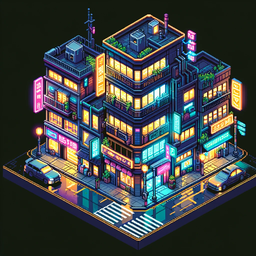
#> input picture Art/Building/DALL·E 2023-12-15 21.44.22 - Create an isometric pixel art image of an urban block with detailed small houses, enhanced by neon lighting to give a cyberpunk vibe. The scene should.png, 256 x 256 px, shrunk from 1024 x 1024 before the run, found by its file name; its folder holds 4 pictures in this run
$ python Process_Image.py
#> lines starting #> are read from the running program, lines starting #| are printed output that depends on the picture
from PIL import Image
import os

# Define a function to calculate the difference between two colors
def color_difference(color1, color2):
    """Calculate the difference between two RGB or RGBA colors."""
    # Calculate the absolute difference for each channel
    return sum(abs(component1-component2) for component1, component2 in zip(color1, color2))

threshold = 20

# 设定原始和目标文件夹路径
source_folder = './Art/Building/'
target_folder = './Art/Building_withoutBG/'

# 获取文件夹中所有文件的名字
file_names = [f for f in os.listdir(source_folder) if os.path.isfile(os.path.join(source_folder, f))]

for file_name in file_names:
    # Load the image
    image_path = os.path.join(source_folder, file_name)
    image = Image.open(image_path)
#> image is the input picture: PIL image 256x256 RGBA; mean R, G, B, A 62, 67.8, 68, 255

    # Convert image to RGBA (if not already in this mode)
    image = image.convert("RGBA")

    # Generate a new image with transparent background
    transparent_background = Image.new("RGBA", image.size, (0, 0, 0, 0))
#> transparent_background: PIL image 256x256 RGBA; every value is 0
    width, height = image.size
#> width = 256; height = 256

    # Copy pixels from the original image to the new image if they are not the background color
    # Assuming the background is a solid color, we take the color of the top-left pixel as the bg color
    background_color = image.getpixel((0, 0))
#> background_color = (16, 25, 15, 255)

    # Iterate through each pixel
    for y in range(height):
        for x in range(width):
            current_color = image.getpixel((x, y))
            # If the current pixel is NOT the background color, copy it to the new image
            if color_difference(current_color, background_color) > threshold:
                transparent_background.putpixel((x, y), current_color)
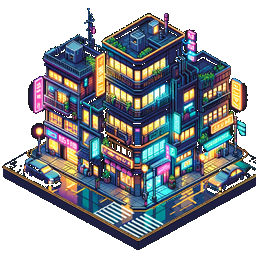
#> transparent_background: PIL image 256x256 RGBA; mean R, G, B, A 54, 57.3, 61.9, 150.4; transparent parts drawn white
#> pass 3 of the loop `for file_name in file_names:`:
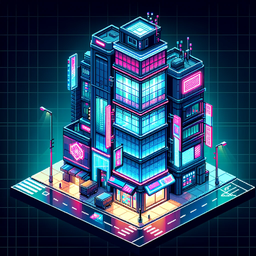
#> input picture Art/Building/DALL·E 2023-12-15 21.50.07 - Create an isometric pixel art image of a single urban building, illuminated by neon lighting to convey a cyberpunk ambiance. The building should be de.png, 256 x 256 px, shrunk from 1024 x 1024 before the run, found by its file name
#> image is the input picture: PIL image 256x256 RGBA; mean R, G, B, A 37.8, 66.4, 95.9, 255
#> background_color = (3, 2, 19, 255)
#> after the loop `for y in range(height):`:
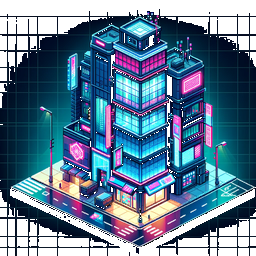
#> transparent_background: PIL image 256x256 RGBA; mean R, G, B, A 37.7, 66, 90.4, 196.9; transparent parts drawn white
#> the loop made 4 passes; the first 3 are shown

    transparent_image_path = os.path.join(target_folder, file_name)
    transparent_background.save(transparent_image_path)
    print(transparent_image_path)


# [53 lines of commented-out code are left out]
